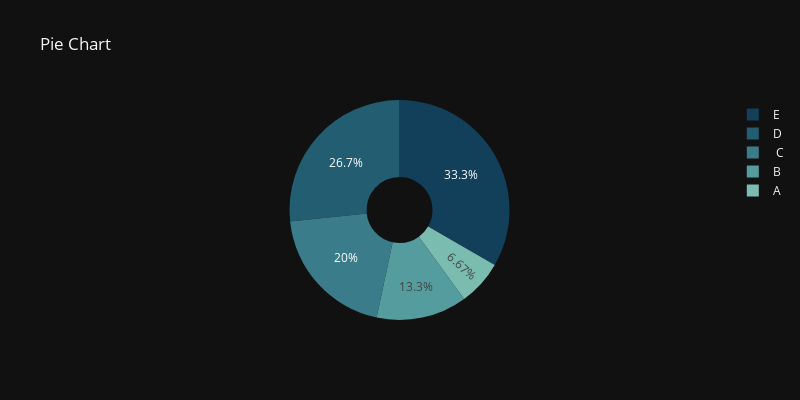

Source (notebook cell):
### Code cell
labels = ['A', 'B',' C', 'D', 'E']
counts = [10,20,30,40,50]
px.pie(names=labels,values=counts,title='Pie Chart',labels={'names' :'Categories','values': 'counts'}, width = 800, height=400, template = 'plotly_dark', color_discrete_sequence= px.colors.sequential.Darkmint_r, hole= 0.3)

### Figure 1 — Plotly figure (JSON) as saved in the notebook; plotly's stock layout.template omitted (floating-point values rounded to 4 significant figures)
{"data": [{"domain": {"x": [0, 1], "y": [0, 1]}, "hole": 0.3, "hovertemplate": "Categories=%{label}<br>counts=%{value}<extra></extra>", "labels": ["A", "B", " C", "D", "E"], "legendgroup": "", "name": "", "showlegend": true, "type": "pie", "values": [10, 20, 30, 40, 50]}], "layout": {"height": 400, "legend": {"tracegroupgap": 0}, "piecolorway": ["rgb(18, 63, 90)", "rgb(35, 93, 114)", "rgb(58, 124, 137)", "rgb(85, 156, 158)", "rgb(123, 188, 176)", "rgb(165, 219, 194)", "rgb(210, 251, 212)"], "title": {"text": "Pie Chart"}, "width": 800}}
